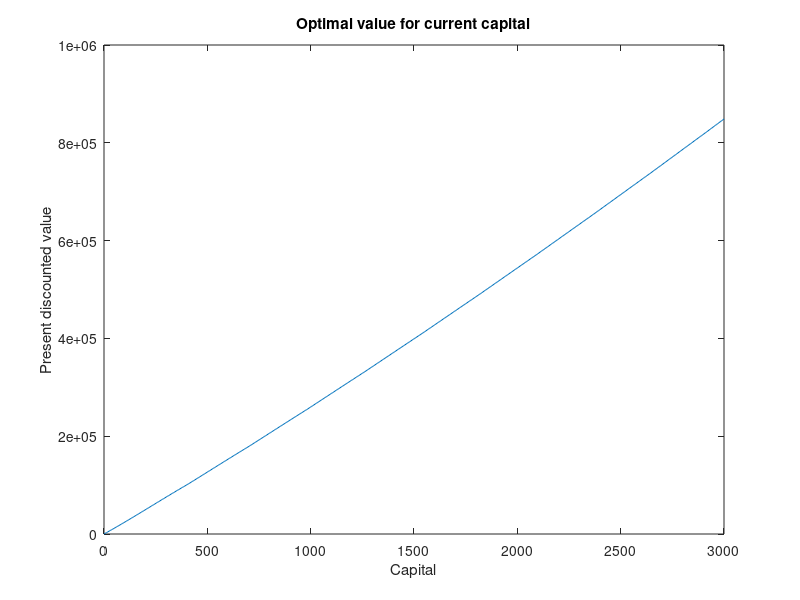

This chart was generated by the following MATLAB code:
clear all;
close all;
clc;
beta = .96;   % discount factor
r=0   %average recharge
k=-.89  %Slope of demand curve
g=300  %Intercept of demand curve
c0=104    %fixed pump cost
c1=-.104  %variable pump cost
A=625



% maximum capital possible in this model
max_k = 3000;

alpha=@(x) (x/max_k)

% Gamma is the choice set for next period's capital given current capital
% holdings (x). We will use Gamma(x) to compute the return function to make
% sure our choice for next period's capital is feasible. I.e. y <= Gamma(x)

Gamma = @(x) x+r;

u1 = @(w,x) (((w+r).^2)/2.*k.*alpha(x) - (g.*(w+r))./k - (c0+c1.*x).*w) + (r.^2)/2.*k.*(1-alpha(x)) - (g.*r)./k ; % profit from water pumped (1 period)
%u2= @(x)  (r.^2)/2.*k.*alpha - (g.*r)./k  dyrland only

%w=[0:.1:100]  test of value function
%x=100
%u1(w,x)
%plot(ans)


%% Value function iteration parameters
tol = 1e-4; % convergence tolerance
maxit = 1000; % maximum number of loop iterations

n =500; % n specifies how fine our grid of capital holdings will be
X = linspace(0,max_k,n); % an evenly spaced grid

% pre-compute the return function on the entire grid of states and possible
% choice variables.
R = NaN(n,n);
for i = 1:n % loop over the capital states
    x = X(i);
    for j = 1:n % loop over next period's capital states
        y = X(j);
        
        R(i,j) = -Inf; % set the default return to negative infinity
        
        % check to see if next period's capital choice is feasible
        if(y <= Gamma(x))
            % if so, set the appropriate return
            R(i,j) = u1((x+r - y),x);
        end
    end
end


%% Value function iteration loop
v = zeros(n,1); % initialize value function "guess" to zeros
tv = v; % pre-allocate space for the updated value function

% loop until either we converge or we hit the maximum number of iterations
for i=1:maxit
    % loop over all possible capital states
    for j=1:n
        % use the bellman mapping T(v) to map v into tv
        tv(j) = max(R(j,:) + beta * v');
    end
    
    % compute the "distance" between the old and new value functions
    diff = max(abs(tv - v));
    fprintf('Iteration %3d: %.6f\n',i,diff);

    % check for convergence
    if(diff < tol)
        fprintf('Value function iteration has converged.\n');
        break;
    end
    
    % update the old value function values with the new ones
    v = tv;
end

%% Show the results
plot(X,v); % plot results
title('Optimal value for current capital');
xlabel('Capital');
ylabel('Present discounted value');

